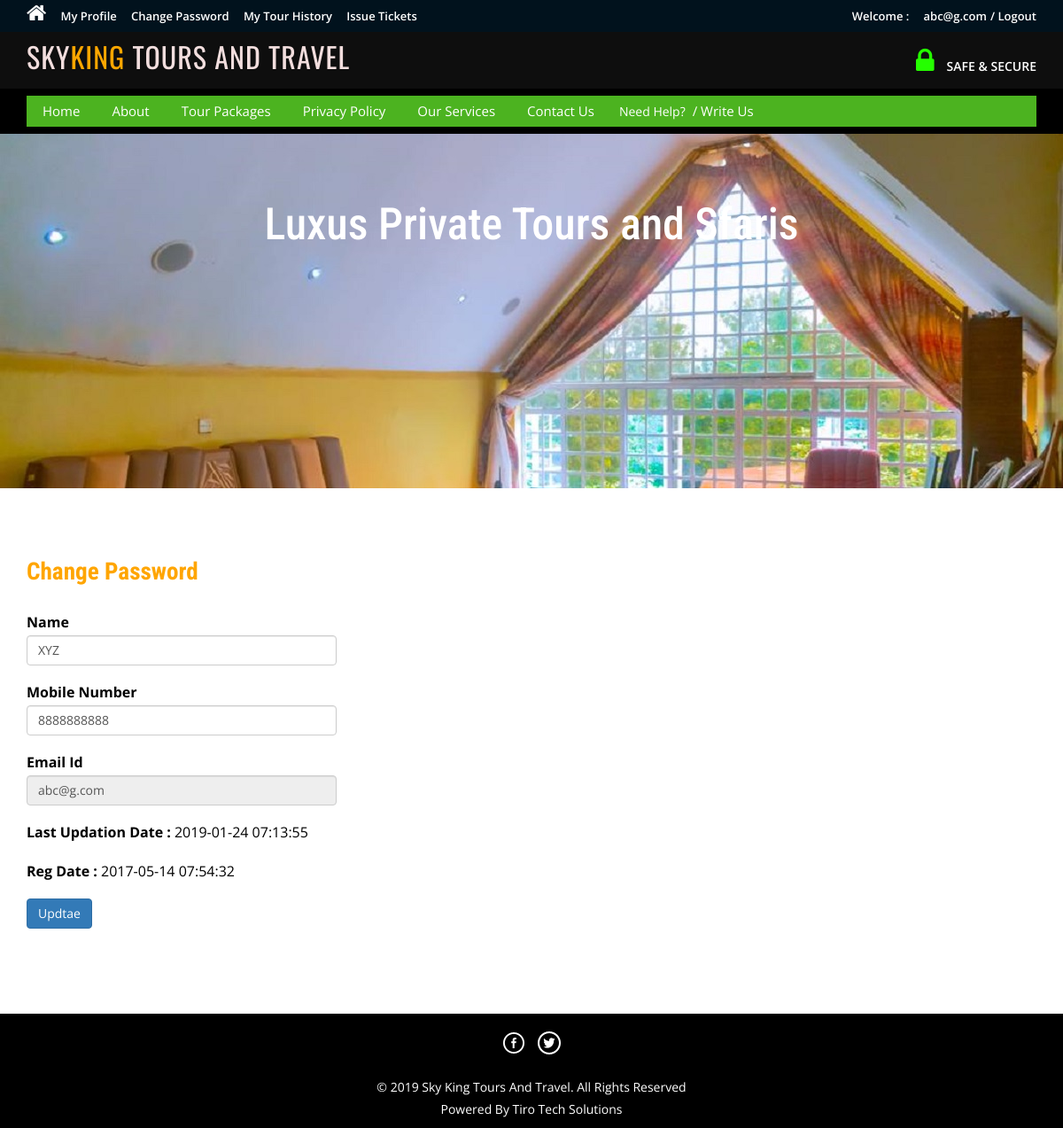
Page /profile.php (signed in) on the committed database.
### tables this page shows
CREATE TABLE `tblusers` (
  `id` int(11) NOT NULL,
  `FullName` varchar(100) NOT NULL,
  `MobileNumber` char(10) NOT NULL,
  `EmailId` varchar(70) NOT NULL,
  `Password` varchar(100) NOT NULL,
  `RegDate` timestamp NOT NULL DEFAULT CURRENT_TIMESTAMP,
  `UpdationDate` timestamp NOT NULL DEFAULT '0000-00-00 00:00:00' ON UPDATE CURRENT_TIMESTAMP
);

### profile.php (the view, shortened to what this page needs)
<?php
include('includes/config.php');
if(strlen($_SESSION['login'])==0)
	{
header('location:index.php');
}
else{
?>
<!DOCTYPE HTML>
<html>
<head>
<link href="css/bootstrap.css" rel='stylesheet' type='text/css' />
<link href="css/style.css" rel='stylesheet' type='text/css' />
<link href="css/font-awesome.css" rel="stylesheet">
<link href="css/animate.css" rel="stylesheet" type="text/css" media="all">
</head>
<body>
<div class="top-header">
<?php include('includes/header.php');?>
<div class="banner-1 ">
	<div class="container">
		<h1 class="wow zoomIn animated animated" data-wow-delay=".5s" style="visibility: visible; animation-delay: 0.5s; animation-name: zoomIn;">Luxus Private Tours and Sfaris</h1>
	</div>
</div>
<div class="privacy">
	<div class="container">
		<h3 class="wow fadeInDown animated animated" data-wow-delay=".5s" style="visibility: visible; animation-delay: 0.5s; animation-name: fadeInDown;">Change Password</h3>
		<form name="chngpwd" method="post">
<?php
$useremail=$_SESSION['login'];
$sql = "SELECT * from tblusers where EmailId=:useremail";
$query = $dbh -> prepare($sql);
$query -> bindParam(':useremail',$useremail, PDO::PARAM_STR);
$query->execute();
$results=$query->fetchAll(PDO::FETCH_OBJ);
if($query->rowCount() > 0)
{
foreach($results as $result)
{	?>
	<p style="width: 350px;">
			<b>Name</b>  <input type="text" name="name" value="<?php echo htmlentities($result->FullName);?>" class="form-control" id="name" required="">
	</p>
<p style="width: 350px;">
<b>Mobile Number</b>
<input type="text" class="form-control" name="mobileno" maxlength="10" value="<?php echo htmlentities($result->MobileNumber);?>" id="mobileno"  required="">
</p>
<p style="width: 350px;">
<b>Email Id</b>
	<input type="email" class="form-control" name="email" value="<?php echo htmlentities($result->EmailId);?>" id="email" readonly>
			</p>
<p style="width: 350px;">
<b>Last Updation Date : </b>
<?php echo htmlentities($result->UpdationDate);?>
</p>
<p style="width: 350px;">
<b>Reg Date :</b>
<?php echo htmlentities($result->RegDate);?>
			</p>
<?php }} ?>
			<p style="width: 350px;">
<button type="submit" name="submit6" class="btn-primary btn">Updtae</button>
			</p>
			</form>
	</div>
</div>
<?php include('includes/footer.php');?>
</body>
</html>
<?php } ?>

### css/style.css (style rules this page uses)
html, body { font-size: 100%; background: #fff; font-family: 'Open Sans', sans-serif; }
h1,h2,h3,h4,h5,h6 { margin:0; font-family: 'Roboto Condensed', sans-serif; }
p { margin:0; }
.top-header { background-color: #01121d; border-bottom: 0 none; height: 36px; line-height: 35px; }
.banner-1 { background: url(../images/3.jpg)no-repeat; background-size: cover; -webkit-background-size: cover; -o-background-size: cover; -ms-background-size: cover; -moz-background-size: cover; min-height:400px; }
.banner-1 h1 { font-size: 50px; margin-bottom: 40px; padding: 1.5em 0 0; text-align: center; color: #ffffff; }
.privacy h3 { color: orange; font-size: 1.7em; font-weight: 700; margin-bottom: 1em; }
.privacy { padding: 5em 0; }
.privacy p { font-size: 1em; line-height: 1.8em; color: black; margin: 1em 0; }

### rows in the picture
tblusers: name "XYZ", mobileno "8888888888", email "abc@g.com", UpdationDate "2019-01-24 07:13:55", RegDate "2017-05-14 07:54:32"

### other values in the picture
$_SESSION['login'] "abc@g.com"
